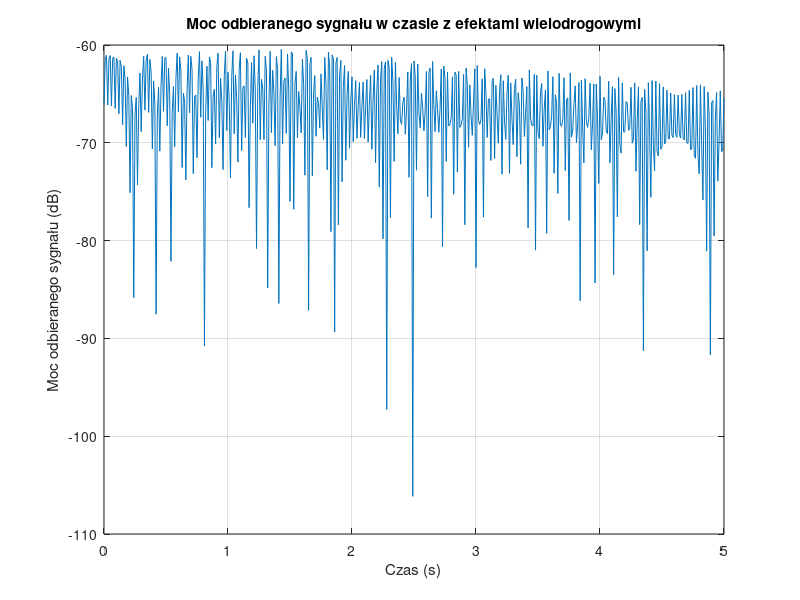

MATLAB code for this plot:
%zaniki sygnału w komunikacji mobilnej

clearvars; close all; clc; 

v = 20; % m/s - prędkość użytkownika
initial_pos = [20,20]; % Pozycja początkowa użytkownika [x,y]
final_pos = [20,500]; % Pozycja końcowa użytkownika (nie jest bezpośrednio używana w kodzie)
duration = 5; % Czas trwania ruchu w sekundach
dt = 0.01; % Krok czasowy symulacji (co 0.01 sekundy)
time_steps = 0:dt:duration; % Wektor czasu od 0 do 'duration' z krokiem 'dt'

P_bs = 10; % W - Moc nadajnika bazowego (BS)
BS_pos = [160, 20]; % Pozycja nadajnika bazowego [x,y]
frequency = 2e9; % Częstotliwość sygnału (2 GHz)
reflection_coeff = 0.7; % Współczynnik odbicia sygnału od ścian
c = 3e8; % Prędkość światła (300 000 000 m/s)

% Pozycje ścian
wall1_start = [0,10]; wall1_end = [200,10]; % Ściana 1 pozioma
wall2_start = [60,50]; wall2_end = [100,50]; % Ściana 2 pionowa

num_steps = length(time_steps); % Liczba kroków czasowych

% Inicjalizacja macierzy na pozycje użytkownika
user_positions = zeros(num_steps, 2); 
for n = 1:num_steps 
    % Obliczanie pozycji użytkownika w każdej chwili (porusza się tylko wzdłuż osi Y)
    user_positions(n, :) = initial_pos + [0, v * time_steps(n)]; 
end 

% Inicjalizacja macierzy na moc sygnału odbieranego w każdym kroku
received_power = zeros(size(time_steps)); 

for n = 1:num_steps 
    % Aktualna pozycja użytkownika
    user_pos = user_positions(n, :); 
    
    % Obliczenie odległości od nadajnika do użytkownika (sygnał bezpośredni)
    direct_distance = norm(BS_pos - user_pos); 
    direct_signal = P_bs / (direct_distance^2); % Moc sygnału bezpośredniego (prawo odwrotności kwadratu odległości)

    % Obliczenie odległości odbicia od ściany 1 (pozioma ściana)
    reflected_point1 = [wall1_start(1), user_pos(2)]; % Punkt odbicia na ścianie 1
    reflected_distance1 = norm(BS_pos - reflected_point1) + norm(reflected_point1 - user_pos); 
    reflected_signal1 = reflection_coeff * P_bs / (reflected_distance1^2); % Moc sygnału odbitego od ściany 1

    % Obliczenie odległości odbicia od ściany 2 (pionowa ściana)
    reflected_point2 = [user_pos(1), wall2_start(2)]; % Punkt odbicia na ścianie 2
    reflected_distance2 = norm(BS_pos - reflected_point2) + norm(reflected_point2 - user_pos); 
    reflected_signal2 = reflection_coeff * P_bs / (reflected_distance2^2); % Moc sygnału odbitego od ściany 2

    % Obliczenie długości fali sygnału
    wavelength = c / frequency; % Długość fali w metrach
    
    % Obliczenie przesunięć fazowych dla sygnałów (w zależności od przebytej odległości)
    phase_shift_direct = 2 * pi * direct_distance / wavelength; % Przesunięcie fazowe sygnału bezpośredniego
    phase_shift2 = 2 * pi * reflected_distance2 / wavelength; % Przesunięcie fazowe dla ściany 2
    phase_shift1 = 2 * pi * reflected_distance1 / wavelength; % Przesunięcie fazowe dla ściany 1
    
    % Sumowanie sygnału bezpośredniego i odbitych z przesunięciem fazowym
    combined_signal = direct_signal + ...
                      reflected_signal1 * exp(1j * phase_shift1) + ...
                      reflected_signal2 * exp(1j * phase_shift2); 
                  
    % Obliczenie mocy sygnału (moduł sygnału zsumowanego podniesiony do kwadratu)
    received_power(n) = abs(combined_signal)^2; 
end 

% Rysowanie wykresu mocy odbieranego sygnału w dB w funkcji czasu
figure; 
plot(time_steps, 10*log10(received_power)); % Konwersja mocy na skalę dB
xlabel('Czas (s)'); % Oś x: Czas
ylabel('Moc odbieranego sygnału (dB)'); % Oś y: Moc w dB
title('Moc odbieranego sygnału w czasie z efektami wielodrogowymi'); % Tytuł wykresu
grid on; % Włączenie siatki na wykresie
